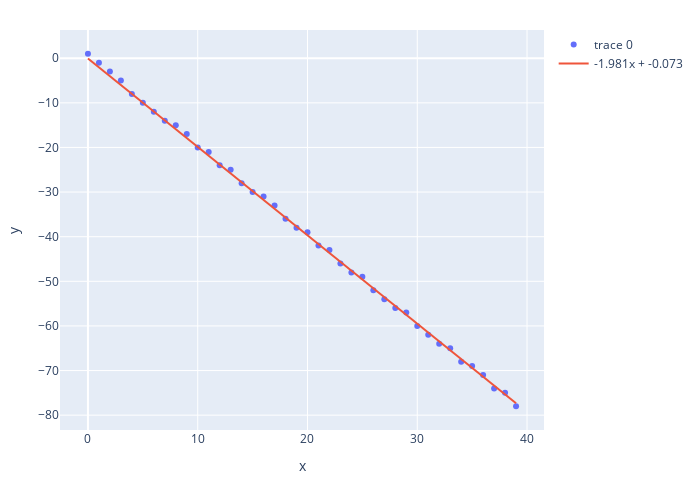

This figure's notebook cell:
### Code cell
points = create_dataset(datapoints=40, variance=1, correlation='neg')
fit(points)

### Figure 1 — Plotly figure (JSON) as saved in the notebook; plotly's stock layout.template omitted (floating-point values rounded to 4 significant figures)
{"data": [{"mode": "markers", "type": "scatter", "x": [0, 1, 2, 3, 4, 5, 6, 7, 8, 9, 10, 11, 12, 13, 14, 15, 16, 17, 18, 19, 20, 21, 22, 23, 24, 25, 26, 27, 28, 29, 30, 31, 32, 33, 34, 35, 36, 37, 38, 39], "y": [1, -1, -3, -5, -8, -10, -12, -14, -15, -17, -20, -21, -24, -25, -28, -30, -31, -33, -36, -38, -39, -42, -43, -46, -48, -49, -52, -54, -56, -57, -60, -62, -64, -65, -68, -69, -71, -74, -75, -78]}, {"mode": "lines", "name": "-1.981x + -0.073", "type": "scatter", "x": [0, 1, 2, 3, 4, 5, 6, 7, 8, 9, 10, 11, 12, 13, 14, 15, 16, 17, 18, 19, 20, 21, 22, 23, 24, 25, 26, 27, 28, 29, 30, 31, 32, 33, 34, 35, 36, 37, 38, 39], "y": [-0.07342, -2.054, -4.035, -6.016, -7.997, -9.978, -11.96, -13.94, -15.92, -17.9, -19.88, -21.86, -23.85, -25.83, -27.81, -29.79, -31.77, -33.75, -35.73, -37.71, -39.69, -41.67, -43.66, -45.64, -47.62, -49.6, -51.58, -53.56, -55.54, -57.52, -59.5, -61.48, -63.47, -65.45, -67.43, -69.41, -71.39, -73.37, -75.35, -77.33]}], "layout": {"autosize": false, "height": 500, "margin": {"b": 70, "l": 60, "r": 50, "t": 30}, "width": 700, "xaxis": {"title": {"text": "x"}}, "yaxis": {"title": {"text": "y"}}}}
